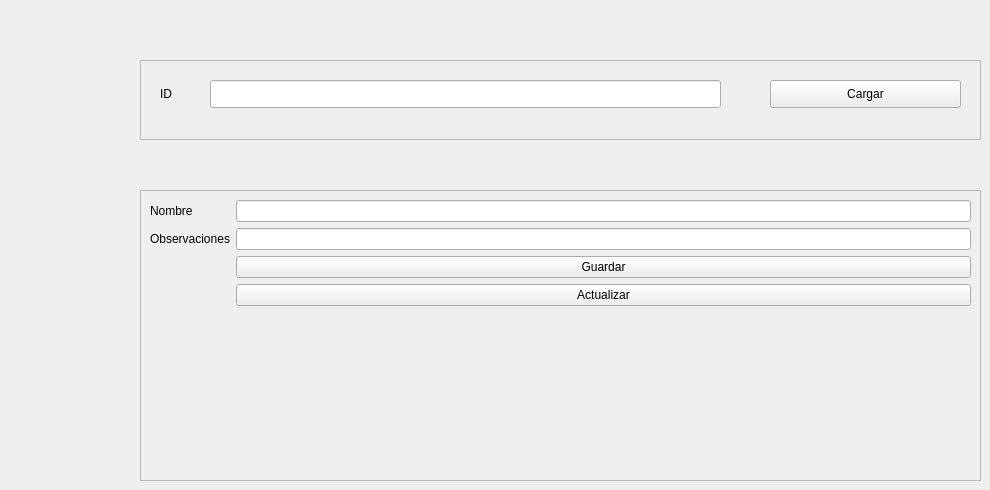
      <widget class="QWidget" name="tab_agregar_modificar_categoria">
       <attribute name="title">
        <string>Agregar/Modificar categoria</string>
       </attribute>
       <widget class="QFrame" name="frame_4">
        <property name="geometry">
         <rect>
          <x>140</x>
          <y>190</y>
          <width>841</width>
          <height>291</height>
         </rect>
        </property>
        <property name="frameShape">
         <enum>QFrame::StyledPanel</enum>
        </property>
        <property name="frameShadow">
         <enum>QFrame::Raised</enum>
        </property>
        <layout class="QFormLayout" name="formLayout_3">
         <item row="3" column="0">
          <widget class="QLabel" name="label_nombreCategoria">
           <property name="text">
            <string>Nombre</string>
           </property>
          </widget>
         </item>
         <item row="3" column="1">
          <widget class="QLineEdit" name="lineEdit_nombreCategoria"/>
         </item>
         <item row="7" column="0">
          <widget class="QLabel" name="label_observacionesCategoria">
           <property name="text">
            <string>Observaciones</string>
           </property>
          </widget>
         </item>
         <item row="7" column="1">
          <widget class="QLineEdit" name="lineEdit_observacionesCategoria"/>
         </item>
         <item row="18" column="1">
          <widget class="QPushButton" name="pushButton_guardarCategoria">
           <property name="text">
            <string>Guardar</string>
           </property>
          </widget>
         </item>
         <item row="19" column="1">
          <widget class="QPushButton" name="pushButton_actualizarCategoria">
           <property name="text">
            <string>Actualizar</string>
           </property>
          </widget>
         </item>
        </layout>
       </widget>
       <widget class="QFrame" name="frame_12">
        <property name="geometry">
         <rect>
          <x>140</x>
          <y>60</y>
          <width>841</width>
          <height>80</height>
         </rect>
        </property>
        <property name="frameShape">
         <enum>QFrame::StyledPanel</enum>
        </property>
        <property name="frameShadow">
         <enum>QFrame::Raised</enum>
        </property>
        <widget class="QLabel" name="label_buscar_categoria_por_id">
         <property name="geometry">
          <rect>
           <x>20</x>
           <y>20</y>
           <width>64</width>
           <height>28</height>
          </rect>
         </property>
         <property name="text">
          <string>ID</string>
         </property>
        </widget>
        <widget class="QLineEdit" name="lineEdit_buscar_categoria_por_id">
         <property name="geometry">
          <rect>
           <x>70</x>
           <y>20</y>
           <width>511</width>
           <height>28</height>
          </rect>
         </property>
        </widget>
        <widget class="QPushButton" name="pushButton_cargar_categoria_desde_id">
         <property name="geometry">
          <rect>
           <x>630</x>
           <y>20</y>
           <width>191</width>
           <height>28</height>
          </rect>
         </property>
         <property name="text">
          <string>Cargar</string>
         </property>
        </widget>
       </widget>
      </widget>
